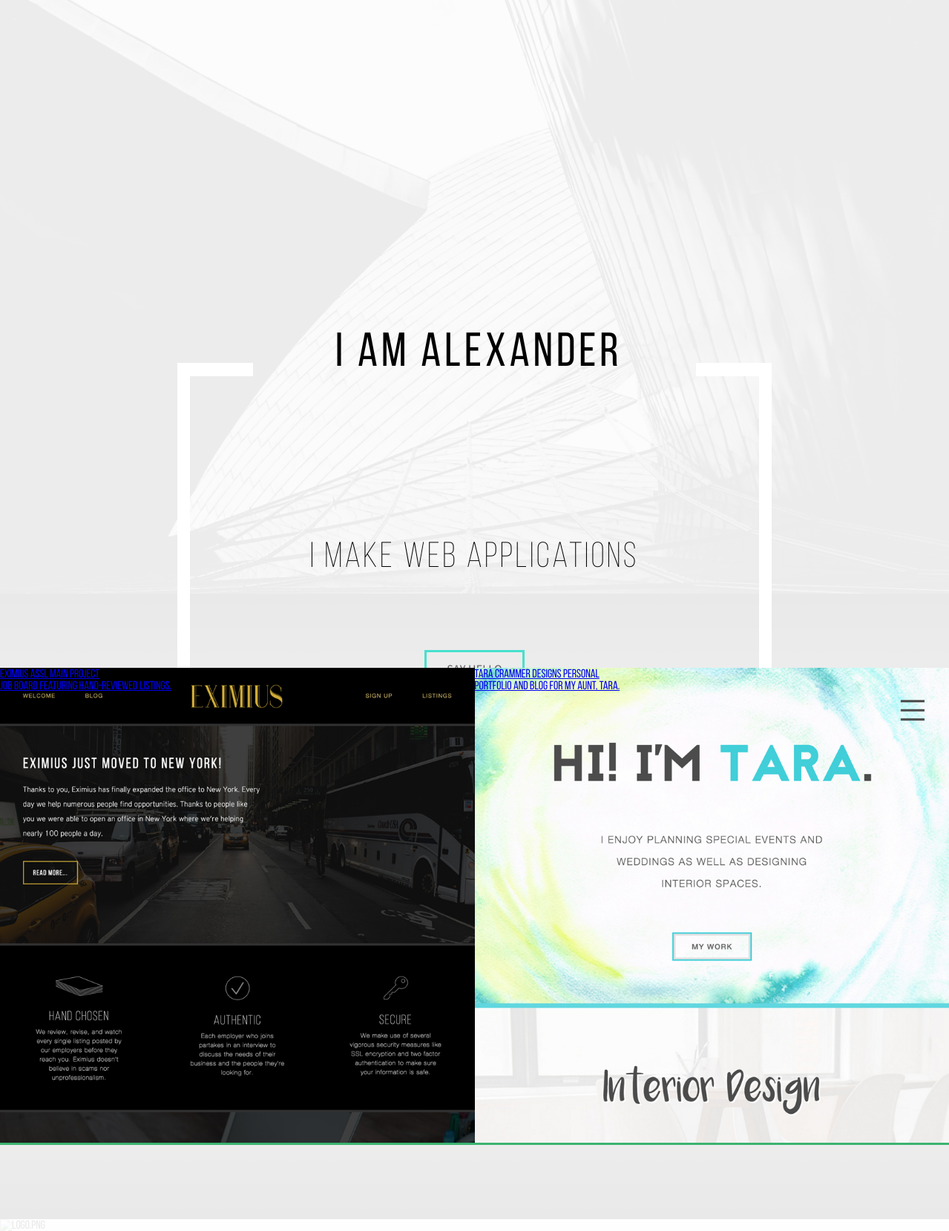
The page / on the database its author committed.
### Sites/models.py (models this page shows)
class Site(models.Model):
    title = models.CharField(max_length=128)
    subtitle = models.CharField(max_length=128, null=True)
    link = models.CharField(max_length=128)
    description = models.CharField(max_length=128)
    thumbnail_filename = models.CharField(max_length=128)

### Sites/views.py (the view)
# urls.py: url(r'', views.all, name='all'),
def all(request):
    view_data = {
        'sites': models.Site.objects.all()
    }
    return render(request, 'all.html', view_data)

### Sites/templates/all.html (shortened to what this page needs)
{% load staticfiles %}
<!DOCTYPE html>
<html>
  <head>
    <link rel="stylesheet" href="{% static 'Sites/Stylesheets/Reset.css' %}">
    <link rel="stylesheet" href="{% static 'Sites/Stylesheets/Main.css' %}">
    <link rel="stylesheet" href="{% static 'Sites/Stylesheets/Sites.css' %}">
  </head>
  <body>
    <div class="container">
      <div class="greeting">
        <div class="image-holder">
        </div>
        <div class="white-overlay">
        </div>
        <div>
          <h1>I am Alexander</h1>
          <h4>I make web applications</h4>
          <button class="aquamarine-button hvr-outline-out">Say Hello</button>
        </div>
      </div>
      <div class="sites">
        {% for site in sites %}
          <div class="site">
            <img src="{% static 'Sites/Thumbnails/'|add:site.thumbnail_filename %}" alt="{{ site.thumbnail_filename }}">
            <div>
              <a href="{{ site.link }}">
                <h4>{{ site.title }} <span>{{ site.subtitle }}</span></h4>
                <p>{{ site.description }}</p>
              </a>
            </div>
          </div>
        {% endfor %}
      </div>
    </div>
  </body>
</html>

### Sites/assets/Sites/Stylesheets/Main.css (style rules this page uses)
body { background-color: #f8f8ff; font-family: 'Bebas Neue'; }
.greeting { overflow: hidden; text-align: center; }
.greeting .white-overlay { background-color: rgba(255, 255, 255, 0.915); }
.greeting .image-holder { overflow: auto; }
.greeting .white-overlay, .greeting div:last-of-type { position: absolute; top: 0; right: 0; bottom: 0; left: 0; }
.greeting div:last-of-type { border-right: 17.5px solid white; border-bottom: 17.5px solid white; border-left: 17.5px solid white; height: 40%; margin: auto; min-height: 17.5rem; width: 60%; }
.greeting div:last-of-type::before, .greeting div:last-of-type::after { background-color: white; content: ''; height: 17.5px; position: absolute; top: 0; width: 12.13592%; }
.greeting div:last-of-type::before { left: -1%; }
.greeting div:last-of-type::after { right: -1%; }
.greeting div:last-of-type h1 { font-size: 4em; letter-spacing: 5px; margin-left: 1.5%; position: absolute; top: -7.5%; left: 0; right: 0; z-index: 1; }
.greeting div:last-of-type h4 { letter-spacing: 3.5px; line-height: 115%; font-size: 3em; font-weight: 300; position: relative; top: 35%; }
.greeting div:last-of-type button { display: block; margin: auto; top: 50%; }
.aquamarine-button { background-color: transparent; border-color: #47e0cd; border-color: -moz-linear-gradient(-45deg, #47e0cd 0%, #2dcebb 100%); border-color: -webkit-linear-gradient(-45deg, #47e0cd 0%, #2dcebb 100%); border-color: linear-gradient(135deg, #47e0cd 0%, #2dcebb 100%); border-filter: progid:DXImageTransform.Microsoft.gradient( startColorstr='#47e0cd', endColorstr='#2dcebb',GradientType=1 ); border-style: solid; border-width: 3.5px; cursor: pointer; color: #595959; font-family: "Source Sans Pro"; font-size: 1em; letter-spacing: 0.25px; outline: none; padding: 12.5px 27.5px; text-transform: uppercase; transition: all 150ms; }
.hvr-outline-out { position: relative; }
.hvr-outline-out:before { content: ''; position: absolute; top: 0; right: 0; bottom: 0; left: 0; -webkit-transition-duration: 0.3s; transition-duration: 0.3s; -webkit-transition-property: top, right, bottom, left; transition-property: top, right, bottom, left; }

### Sites/assets/Sites/Stylesheets/Sites.css (style rules this page uses)
.sites { background-color: #252525; }
.sites::before, .sites::after { background: -moz-linear-gradient(top, black 0%, rgba(37, 37, 37, 0) 100%); background: -webkit-linear-gradient(top, black 0%, rgba(37, 37, 37, 0) 100%); background: linear-gradient(to bottom, black 0%, rgba(37, 37, 37, 0) 100%); filter: progid:DXImageTransform.Microsoft.gradient(startColorstr='#000000', endColorstr='#00252525', GradientType=0); content: ''; display: block; height: 100px; }
.sites::after { background: -moz-linear-gradient(top, rgba(255, 255, 255, 0) 0%, rgba(37, 37, 37, 0) 0, black 100%); background: -webkit-linear-gradient(top, rgba(255, 255, 255, 0) 0%, rgba(37, 37, 37, 0), black 100%); background: linear-gradient(to bottom, rgba(255, 255, 255, 0) 0%, rgba(37, 37, 37, 0) 0, black 100%); filter: progid:DXImageTransform.Microsoft.gradient(startColorstr='#00ffffff', endColorstr='#000000',GradientType=0); }
.sites .site { background-color: mediumseagreen; display: table-cell; min-height: 500px; position: relative; width: 50%; }
.sites .site div { position: absolute; top: 0; right: 0; bottom: 0; left: 0; }

### rows shown on the page
Site: thumbnail_filename (picture), title "Eximius", subtitle "ASSL Main Project", description "Job board featuring hand-reviewed listings."
Site: thumbnail_filename (picture), title "Tara Crammer Designs", subtitle "Personal", description "Portfolio and blog for my aunt, Tara."
